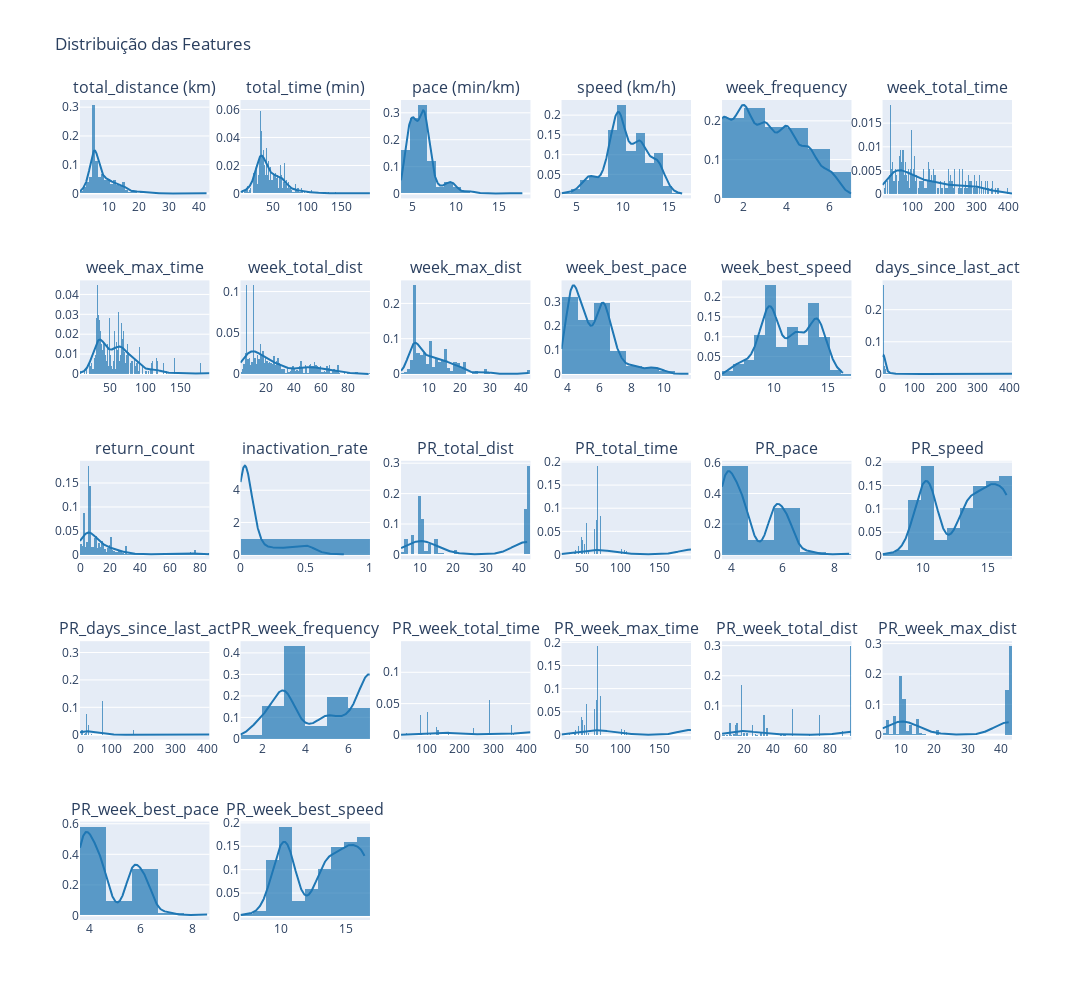

Notebook cell for this chart:
### Markdown cell above
#### Análise da distribuição das features por meio de Histogramas (Para ver se há Distribuição Normal)

### Code cell
features = df_athletes_activities_features.columns

# Criando a figura com 6 colunas e 5 linhas
fig = sp.make_subplots(rows=5, cols=6, subplot_titles=features)

# Adicionando a distribuição de cada feature ao subplot correspondente
for i, feature in enumerate(features, start=1):
    row = (i - 1) // 6 + 1
    col = (i - 1) % 6 + 1
    
    # Criando o histograma com linha de densidade (KDE)
    hist = ff.create_distplot([df_athletes_activities_features[feature]], group_labels=[feature], show_hist=True, show_rug=False)
    
    for trace in hist['data']:
        fig.add_trace(trace, row=row, col=col)

# Ajustando o layout
fig.update_layout(height=1000, width=1600, title_text="Distribuição das Features", showlegend=False)

# Mostrando a figura
fig.show()

### Figure 1 — Plotly figure (JSON) as saved in the notebook; plotly's stock layout.template omitted (floating-point values rounded to 4 significant figures; data arrays with more than 128 entries replaced by an {"elided": "..."} marker saying what was removed)
{"data": [{"autobinx": false, "histnorm": "probability density", "legendgroup": "total_distance (km)", "marker": {"color": "rgb(31, 119, 180)"}, "name": "total_distance (km)", "opacity": 0.7, "type": "histogram", "x": {"elided": "744 float values"}, "xaxis": "x", "xbins": {"end": 42.46, "size": 1, "start": 0.34}, "yaxis": "y"}, {"legendgroup": "total_distance (km)", "marker": {"color": "rgb(31, 119, 180)"}, "mode": "lines", "name": "total_distance (km)", "showlegend": false, "type": "scatter", "x": {"elided": "500 float values"}, "xaxis": "x", "y": {"elided": "500 float values"}, "yaxis": "y"}, {"autobinx": false, "histnorm": "probability density", "legendgroup": "total_time (min)", "marker": {"color": "rgb(31, 119, 180)"}, "name": "total_time (min)", "opacity": 0.7, "type": "histogram", "x": {"elided": "744 int values"}, "xaxis": "x2", "xbins": {"end": 192, "size": 1, "start": 2}, "yaxis": "y2"}, {"legendgroup": "total_time (min)", "marker": {"color": "rgb(31, 119, 180)"}, "mode": "lines", "name": "total_time (min)", "showlegend": false, "type": "scatter", "x": {"elided": "500 float values"}, "xaxis": "x2", "y": {"elided": "500 float values"}, "yaxis": "y2"}, {"autobinx": false, "histnorm": "probability density", "legendgroup": "pace (min/km)", "marker": {"color": "rgb(31, 119, 180)"}, "name": "pace (min/km)", "opacity": 0.7, "type": "histogram", "x": {"elided": "744 float values"}, "xaxis": "x3", "xbins": {"end": 17.74, "size": 1, "start": 3.65}, "yaxis": "y3"}, {"legendgroup": "pace (min/km)", "marker": {"color": "rgb(31, 119, 180)"}, "mode": "lines", "name": "pace (min/km)", "showlegend": false, "type": "scatter", "x": {"elided": "500 float values"}, "xaxis": "x3", "y": {"elided": "500 float values"}, "yaxis": "y3"}, {"autobinx": false, "histnorm": "probability density", "legendgroup": "speed (km/h)", "marker": {"color": "rgb(31, 119, 180)"}, "name": "speed (km/h)", "opacity": 0.7, "type": "histogram", "x": {"elided": "744 float values"}, "xaxis": "x4", "xbins": {"end": 16.45, "size": 1, "start": 3.38}, "yaxis": "y4"}, {"legendgroup": "speed (km/h)", "marker": {"color": "rgb(31, 119, 180)"}, "mode": "lines", "name": "speed (km/h)", "showlegend": false, "type": "scatter", "x": {"elided": "500 float values"}, "xaxis": "x4", "y": {"elided": "500 float values"}, "yaxis": "y4"}, {"autobinx": false, "histnorm": "probability density", "legendgroup": "week_frequency", "marker": {"color": "rgb(31, 119, 180)"}, "name": "week_frequency", "opacity": 0.7, "type": "histogram", "x": {"elided": "744 int values"}, "xaxis": "x5", "xbins": {"end": 7, "size": 1, "start": 1}, "yaxis": "y5"}, {"legendgroup": "week_frequency", "marker": {"color": "rgb(31, 119, 180)"}, "mode": "lines", "name": "week_frequency", "showlegend": false, "type": "scatter", "x": {"elided": "500 float values"}, "xaxis": "x5", "y": {"elided": "500 float values"}, "yaxis": "y5"}, {"autobinx": false, "histnorm": "probability density", "legendgroup": "week_total_time", "marker": {"color": "rgb(31, 119, 180)"}, "name": "week_total_time", "opacity": 0.7, "type": "histogram", "x": {"elided": "744 int values"}, "xaxis": "x6", "xbins": {"end": 413, "size": 1, "start": 7}, "yaxis": "y6"}, {"legendgroup": "week_total_time", "marker": {"color": "rgb(31, 119, 180)"}, "mode": "lines", "name": "week_total_time", "showlegend": false, "type": "scatter", "x": {"elided": "500 float values"}, "xaxis": "x6", "y": {"elided": "500 float values"}, "yaxis": "y6"}, {"autobinx": false, "histnorm": "probability density", "legendgroup": "week_max_time", "marker": {"color": "rgb(31, 119, 180)"}, "name": "week_max_time", "opacity": 0.7, "type": "histogram", "x": {"elided": "744 int values"}, "xaxis": "x7", "xbins": {"end": 192, "size": 1, "start": 7}, "yaxis": "y7"}, {"legendgroup": "week_max_time", "marker": {"color": "rgb(31, 119, 180)"}, "mode": "lines", "name": "week_max_time", "showlegend": false, "type": "scatter", "x": {"elided": "500 float values"}, "xaxis": "x7", "y": {"elided": "500 float values"}, "yaxis": "y7"}, {"autobinx": false, "histnorm": "probability density", "legendgroup": "week_total_dist", "marker": {"color": "rgb(31, 119, 180)"}, "name": "week_total_dist", "opacity": 0.7, "type": "histogram", "x": {"elided": "744 float values"}, "xaxis": "x8", "xbins": {"end": 95.22, "size": 1, "start": 0.99}, "yaxis": "y8"}, {"legendgroup": "week_total_dist", "marker": {"color": "rgb(31, 119, 180)"}, "mode": "lines", "name": "week_total_dist", "showlegend": false, "type": "scatter", "x": {"elided": "500 float values"}, "xaxis": "x8", "y": {"elided": "500 float values"}, "yaxis": "y8"}, {"autobinx": false, "histnorm": "probability density", "legendgroup": "week_max_dist", "marker": {"color": "rgb(31, 119, 180)"}, "name": "week_max_dist", "opacity": 0.7, "type": "histogram", "x": {"elided": "744 float values"}, "xaxis": "x9", "xbins": {"end": 42.46, "size": 1, "start": 0.99}, "yaxis": "y9"}, {"legendgroup": "week_max_dist", "marker": {"color": "rgb(31, 119, 180)"}, "mode": "lines", "name": "week_max_dist", "showlegend": false, "type": "scatter", "x": {"elided": "500 float values"}, "xaxis": "x9", "y": {"elided": "500 float values"}, "yaxis": "y9"}, {"autobinx": false, "histnorm": "probability density", "legendgroup": "week_best_pace", "marker": {"color": "rgb(31, 119, 180)"}, "name": "week_best_pace", "opacity": 0.7, "type": "histogram", "x": {"elided": "744 float values"}, "xaxis": "x10", "xbins": {"end": 11.51, "size": 1, "start": 3.65}, "yaxis": "y10"}, {"legendgroup": "week_best_pace", "marker": {"color": "rgb(31, 119, 180)"}, "mode": "lines", "name": "week_best_pace", "showlegend": false, "type": "scatter", "x": {"elided": "500 float values"}, "xaxis": "x10", "y": {"elided": "500 float values"}, "yaxis": "y10"}, {"autobinx": false, "histnorm": "probability density", "legendgroup": "week_best_speed", "marker": {"color": "rgb(31, 119, 180)"}, "name": "week_best_speed", "opacity": 0.7, "type": "histogram", "x": {"elided": "744 float values"}, "xaxis": "x11", "xbins": {"end": 16.45, "size": 1, "start": 5.21}, "yaxis": "y11"}, {"legendgroup": "week_best_speed", "marker": {"color": "rgb(31, 119, 180)"}, "mode": "lines", "name": "week_best_speed", "showlegend": false, "type": "scatter", "x": {"elided": "500 float values"}, "xaxis": "x11", "y": {"elided": "500 float values"}, "yaxis": "y11"}, {"autobinx": false, "histnorm": "probability density", "legendgroup": "days_since_last_act", "marker": {"color": "rgb(31, 119, 180)"}, "name": "days_since_last_act", "opacity": 0.7, "type": "histogram", "x": {"elided": "744 int values"}, "xaxis": "x12", "xbins": {"end": 408, "size": 1, "start": 0}, "yaxis": "y12"}, {"legendgroup": "days_since_last_act", "marker": {"color": "rgb(31, 119, 180)"}, "mode": "lines", "name": "days_since_last_act", "showlegend": false, "type": "scatter", "x": {"elided": "500 float values"}, "xaxis": "x12", "y": {"elided": "500 float values"}, "yaxis": "y12"}, {"autobinx": false, "histnorm": "probability density", "legendgroup": "return_count", "marker": {"color": "rgb(31, 119, 180)"}, "name": "return_count", "opacity": 0.7, "type": "histogram", "x": {"elided": "744 int values"}, "xaxis": "x13", "xbins": {"end": 86, "size": 1, "start": 0}, "yaxis": "y13"}, {"legendgroup": "return_count", "marker": {"color": "rgb(31, 119, 180)"}, "mode": "lines", "name": "return_count", "showlegend": false, "type": "scatter", "x": {"elided": "500 float values"}, "xaxis": "x13", "y": {"elided": "500 float values"}, "yaxis": "y13"}, {"autobinx": false, "histnorm": "probability density", "legendgroup": "inactivation_rate", "marker": {"color": "rgb(31, 119, 180)"}, "name": "inactivation_rate", "opacity": 0.7, "type": "histogram", "x": {"elided": "744 float values"}, "xaxis": "x14", "xbins": {"end": 0.8, "size": 1, "start": 0}, "yaxis": "y14"}, {"legendgroup": "inactivation_rate", "marker": {"color": "rgb(31, 119, 180)"}, "mode": "lines", "name": "inactivation_rate", "showlegend": false, "type": "scatter", "x": {"elided": "500 float values"}, "xaxis": "x14", "y": {"elided": "500 float values"}, "yaxis": "y14"}, {"autobinx": false, "histnorm": "probability density", "legendgroup": "PR_total_dist", "marker": {"color": "rgb(31, 119, 180)"}, "name": "PR_total_dist", "opacity": 0.7, "type": "histogram", "x": {"elided": "744 float values"}, "xaxis": "x15", "xbins": {"end": 42.46, "size": 1, "start": 4.38}, "yaxis": "y15"}, {"legendgroup": "PR_total_dist", "marker": {"color": "rgb(31, 119, 180)"}, "mode": "lines", "name": "PR_total_dist", "showlegend": false, "type": "scatter", "x": {"elided": "500 float values"}, "xaxis": "x15", "y": {"elided": "500 float values"}, "yaxis": "y15"}, {"autobinx": false, "histnorm": "probability density", "legendgroup": "PR_total_time", "marker": {"color": "rgb(31, 119, 180)"}, "name": "PR_total_time", "opacity": 0.7, "type": "histogram", "x": {"elided": "744 int values"}, "xaxis": "x16", "xbins": {"end": 192, "size": 1, "start": 23}, "yaxis": "y16"}, {"legendgroup": "PR_total_time", "marker": {"color": "rgb(31, 119, 180)"}, "mode": "lines", "name": "PR_total_time", "showlegend": false, "type": "scatter", "x": {"elided": "500 float values"}, "xaxis": "x16", "y": {"elided": "500 float values"}, "yaxis": "y16"}, {"autobinx": false, "histnorm": "probability density", "legendgroup": "PR_pace", "marker": {"color": "rgb(31, 119, 180)"}, "name": "PR_pace", "opacity": 0.7, "type": "histogram", "x": {"elided": "744 float values"}, "xaxis": "x17", "xbins": {"end": 8.57, "size": 1, "start": 3.65}, "yaxis": "y17"}, {"legendgroup": "PR_pace", "marker": {"color": "rgb(31, 119, 180)"}, "mode": "lines", "name": "PR_pace", "showlegend": false, "type": "scatter", "x": {"elided": "500 float values"}, "xaxis": "x17", "y": {"elided": "500 float values"}, "yaxis": "y17"}, {"autobinx": false, "histnorm": "probability density", "legendgroup": "PR_speed", "marker": {"color": "rgb(31, 119, 180)"}, "name": "PR_speed", "opacity": 0.7, "type": "histogram", "x": {"elided": "744 float values"}, "xaxis": "x18", "xbins": {"end": 16.45, "size": 1, "start": 6.86}, "yaxis": "y18"}, {"legendgroup": "PR_speed", "marker": {"color": "rgb(31, 119, 180)"}, "mode": "lines", "name": "PR_speed", "showlegend": false, "type": "scatter", "x": {"elided": "500 float values"}, "xaxis": "x18", "y": {"elided": "500 float values"}, "yaxis": "y18"}, {"autobinx": false, "histnorm": "probability density", "legendgroup": "PR_days_since_last_act", "marker": {"color": "rgb(31, 119, 180)"}, "name": "PR_days_since_last_act", "opacity": 0.7, "type": "histogram", "x": {"elided": "744 int values"}, "xaxis": "x19", "xbins": {"end": 408, "size": 1, "start": 0}, "yaxis": "y19"}, {"legendgroup": "PR_days_since_last_act", "marker": {"color": "rgb(31, 119, 180)"}, "mode": "lines", "name": "PR_days_since_last_act", "showlegend": false, "type": "scatter", "x": {"elided": "500 float values"}, "xaxis": "x19", "y": {"elided": "500 float values"}, "yaxis": "y19"}, {"autobinx": false, "histnorm": "probability density", "legendgroup": "PR_week_frequency", "marker": {"color": "rgb(31, 119, 180)"}, "name": "PR_week_frequency", "opacity": 0.7, "type": "histogram", "x": {"elided": "744 int values"}, "xaxis": "x20", "xbins": {"end": 7, "size": 1, "start": 1}, "yaxis": "y20"}, {"legendgroup": "PR_week_frequency", "marker": {"color": "rgb(31, 119, 180)"}, "mode": "lines", "name": "PR_week_frequency", "showlegend": false, "type": "scatter", "x": {"elided": "500 float values"}, "xaxis": "x20", "y": {"elided": "500 float values"}, "yaxis": "y20"}, {"autobinx": false, "histnorm": "probability density", "legendgroup": "PR_week_total_time", "marker": {"color": "rgb(31, 119, 180)"}, "name": "PR_week_total_time", "opacity": 0.7, "type": "histogram", "x": {"elided": "744 int values"}, "xaxis": "x21", "xbins": {"end": 413, "size": 1, "start": 23}, "yaxis": "y21"}, {"legendgroup": "PR_week_total_time", "marker": {"color": "rgb(31, 119, 180)"}, "mode": "lines", "name": "PR_week_total_time", "showlegend": false, "type": "scatter", "x": {"elided": "500 float values"}, "xaxis": "x21", "y": {"elided": "500 float values"}, "yaxis": "y21"}, {"autobinx": false, "histnorm": "probability density", "legendgroup": "PR_week_max_time", "marker": {"color": "rgb(31, 119, 180)"}, "name": "PR_week_max_time", "opacity": 0.7, "type": "histogram", "x": {"elided": "744 int values"}, "xaxis": "x22", "xbins": {"end": 192, "size": 1, "start": 23}, "yaxis": "y22"}, {"legendgroup": "PR_week_max_time", "marker": {"color": "rgb(31, 119, 180)"}, "mode": "lines", "name": "PR_week_max_time", "showlegend": false, "type": "scatter", "x": {"elided": "500 float values"}, "xaxis": "x22", "y": {"elided": "500 float values"}, "yaxis": "y22"}, {"autobinx": false, "histnorm": "probability density", "legendgroup": "PR_week_total_dist", "marker": {"color": "rgb(31, 119, 180)"}, "name": "PR_week_total_dist", "opacity": 0.7, "type": "histogram", "x": {"elided": "744 float values"}, "xaxis": "x23", "xbins": {"end": 95.22, "size": 1, "start": 4.38}, "yaxis": "y23"}, {"legendgroup": "PR_week_total_dist", "marker": {"color": "rgb(31, 119, 180)"}, "mode": "lines", "name": "PR_week_total_dist", "showlegend": false, "type": "scatter", "x": {"elided": "500 float values"}, "xaxis": "x23", "y": {"elided": "500 float values"}, "yaxis": "y23"}, {"autobinx": false, "histnorm": "probability density", "legendgroup": "PR_week_max_dist", "marker": {"color": "rgb(31, 119, 180)"}, "name": "PR_week_max_dist", "opacity": 0.7, "type": "histogram", "x": {"elided": "744 float values"}, "xaxis": "x24", "xbins": {"end": 42.46, "size": 1, "start": 4.38}, "yaxis": "y24"}, {"legendgroup": "PR_week_max_dist", "marker": {"color": "rgb(31, 119, 180)"}, "mode": "lines", "name": "PR_week_max_dist", "showlegend": false, "type": "scatter", "x": {"elided": "500 float values"}, "xaxis": "x24", "y": {"elided": "500 float values"}, "yaxis": "y24"}, {"autobinx": false, "histnorm": "probability density", "legendgroup": "PR_week_best_pace", "marker": {"color": "rgb(31, 119, 180)"}, "name": "PR_week_best_pace", "opacity": 0.7, "type": "histogram", "x": {"elided": "744 float values"}, "xaxis": "x25", "xbins": {"end": 8.57, "size": 1, "start": 3.65}, "yaxis": "y25"}, {"legendgroup": "PR_week_best_pace", "marker": {"color": "rgb(31, 119, 180)"}, "mode": "lines", "name": "PR_week_best_pace", "showlegend": false, "type": "scatter", "x": {"elided": "500 float values"}, "xaxis": "x25", "y": {"elided": "500 float values"}, "yaxis": "y25"}, {"autobinx": false, "histnorm": "probability density", "legendgroup": "PR_week_best_speed", "marker": {"color": "rgb(31, 119, 180)"}, "name": "PR_week_best_speed", "opacity": 0.7, "type": "histogram", "x": {"elided": "744 float values"}, "xaxis": "x26", "xbins": {"end": 16.45, "size": 1, "start": 6.86}, "yaxis": "y26"}, {"legendgroup": "PR_week_best_speed", "marker": {"color": "rgb(31, 119, 180)"}, "mode": "lines", "name": "PR_week_best_speed", "showlegend": false, "type": "scatter", "x": {"elided": "500 float values"}, "xaxis": "x26", "y": {"elided": "500 float values"}, "yaxis": "y26"}], "layout": {"annotations": [{"font": {"size": 16}, "showarrow": false, "text": "total_distance (km)", "x": 0.06944, "xanchor": "center", "xref": "paper", "y": 1, "yanchor": "bottom", "yref": "paper"}, {"font": {"size": 16}, "showarrow": false, "text": "total_time (min)", "x": 0.2417, "xanchor": "center", "xref": "paper", "y": 1, "yanchor": "bottom", "yref": "paper"}, {"font": {"size": 16}, "showarrow": false, "text": "pace (min/km)", "x": 0.4139, "xanchor": "center", "xref": "paper", "y": 1, "yanchor": "bottom", "yref": "paper"}, {"font": {"size": 16}, "showarrow": false, "text": "speed (km/h)", "x": 0.5861, "xanchor": "center", "xref": "paper", "y": 1, "yanchor": "bottom", "yref": "paper"}, {"font": {"size": 16}, "showarrow": false, "text": "week_frequency", "x": 0.7583, "xanchor": "center", "xref": "paper", "y": 1, "yanchor": "bottom", "yref": "paper"}, {"font": {"size": 16}, "showarrow": false, "text": "week_total_time", "x": 0.9306, "xanchor": "center", "xref": "paper", "y": 1, "yanchor": "bottom", "yref": "paper"}, {"font": {"size": 16}, "showarrow": false, "text": "week_max_time", "x": 0.06944, "xanchor": "center", "xref": "paper", "y": 0.78, "yanchor": "bottom", "yref": "paper"}, {"font": {"size": 16}, "showarrow": false, "text": "week_total_dist", "x": 0.2417, "xanchor": "center", "xref": "paper", "y": 0.78, "yanchor": "bottom", "yref": "paper"}, {"font": {"size": 16}, "showarrow": false, "text": "week_max_dist", "x": 0.4139, "xanchor": "center", "xref": "paper", "y": 0.78, "yanchor": "bottom", "yref": "paper"}, {"font": {"size": 16}, "showarrow": false, "text": "week_best_pace", "x": 0.5861, "xanchor": "center", "xref": "paper", "y": 0.78, "yanchor": "bottom", "yref": "paper"}, {"font": {"size": 16}, "showarrow": false, "text": "week_best_speed", "x": 0.7583, "xanchor": "center", "xref": "paper", "y": 0.78, "yanchor": "bottom", "yref": "paper"}, {"font": {"size": 16}, "showarrow": false, "text": "days_since_last_act", "x": 0.9306, "xanchor": "center", "xref": "paper", "y": 0.78, "yanchor": "bottom", "yref": "paper"}, {"font": {"size": 16}, "showarrow": false, "text": "return_count", "x": 0.06944, "xanchor": "center", "xref": "paper", "y": 0.56, "yanchor": "bottom", "yref": "paper"}, {"font": {"size": 16}, "showarrow": false, "text": "inactivation_rate", "x": 0.2417, "xanchor": "center", "xref": "paper", "y": 0.56, "yanchor": "bottom", "yref": "paper"}, {"font": {"size": 16}, "showarrow": false, "text": "PR_total_dist", "x": 0.4139, "xanchor": "center", "xref": "paper", "y": 0.56, "yanchor": "bottom", "yref": "paper"}, {"font": {"size": 16}, "showarrow": false, "text": "PR_total_time", "x": 0.5861, "xanchor": "center", "xref": "paper", "y": 0.56, "yanchor": "bottom", "yref": "paper"}, {"font": {"size": 16}, "showarrow": false, "text": "PR_pace", "x": 0.7583, "xanchor": "center", "xref": "paper", "y": 0.56, "yanchor": "bottom", "yref": "paper"}, {"font": {"size": 16}, "showarrow": false, "text": "PR_speed", "x": 0.9306, "xanchor": "center", "xref": "paper", "y": 0.56, "yanchor": "bottom", "yref": "paper"}, {"font": {"size": 16}, "showarrow": false, "text": "PR_days_since_last_act", "x": 0.06944, "xanchor": "center", "xref": "paper", "y": 0.34, "yanchor": "bottom", "yref": "paper"}, {"font": {"size": 16}, "showarrow": false, "text": "PR_week_frequency", "x": 0.2417, "xanchor": "center", "xref": "paper", "y": 0.34, "yanchor": "bottom", "yref": "paper"}, {"font": {"size": 16}, "showarrow": false, "text": "PR_week_total_time", "x": 0.4139, "xanchor": "center", "xref": "paper", "y": 0.34, "yanchor": "bottom", "yref": "paper"}, {"font": {"size": 16}, "showarrow": false, "text": "PR_week_max_time", "x": 0.5861, "xanchor": "center", "xref": "paper", "y": 0.34, "yanchor": "bottom", "yref": "paper"}, {"font": {"size": 16}, "showarrow": false, "text": "PR_week_total_dist", "x": 0.7583, "xanchor": "center", "xref": "paper", "y": 0.34, "yanchor": "bottom", "yref": "paper"}, {"font": {"size": 16}, "showarrow": false, "text": "PR_week_max_dist", "x": 0.9306, "xanchor": "center", "xref": "paper", "y": 0.34, "yanchor": "bottom", "yref": "paper"}, {"font": {"size": 16}, "showarrow": false, "text": "PR_week_best_pace", "x": 0.06944, "xanchor": "center", "xref": "paper", "y": 0.12, "yanchor": "bottom", "yref": "paper"}, {"font": {"size": 16}, "showarrow": false, "text": "PR_week_best_speed", "x": 0.2417, "xanchor": "center", "xref": "paper", "y": 0.12, "yanchor": "bottom", "yref": "paper"}], "height": 1000, "showlegend": false, "title": {"text": "Distribuição das Features"}, "width": 1600, "xaxis": {"anchor": "y", "domain": [0, 0.1389]}, "xaxis10": {"anchor": "y10", "domain": [0.5167, 0.6556]}, "xaxis11": {"anchor": "y11", "domain": [0.6889, 0.8278]}, "xaxis12": {"anchor": "y12", "domain": [0.8611, 1]}, "xaxis13": {"anchor": "y13", "domain": [0, 0.1389]}, "xaxis14": {"anchor": "y14", "domain": [0.1722, 0.3111]}, "xaxis15": {"anchor": "y15", "domain": [0.3444, 0.4833]}, "xaxis16": {"anchor": "y16", "domain": [0.5167, 0.6556]}, "xaxis17": {"anchor": "y17", "domain": [0.6889, 0.8278]}, "xaxis18": {"anchor": "y18", "domain": [0.8611, 1]}, "xaxis19": {"anchor": "y19", "domain": [0, 0.1389]}, "xaxis2": {"anchor": "y2", "domain": [0.1722, 0.3111]}, "xaxis20": {"anchor": "y20", "domain": [0.1722, 0.3111]}, "xaxis21": {"anchor": "y21", "domain": [0.3444, 0.4833]}, "xaxis22": {"anchor": "y22", "domain": [0.5167, 0.6556]}, "xaxis23": {"anchor": "y23", "domain": [0.6889, 0.8278]}, "xaxis24": {"anchor": "y24", "domain": [0.8611, 1]}, "xaxis25": {"anchor": "y25", "domain": [0, 0.1389]}, "xaxis26": {"anchor": "y26", "domain": [0.1722, 0.3111]}, "xaxis27": {"anchor": "y27", "domain": [0.3444, 0.4833]}, "xaxis28": {"anchor": "y28", "domain": [0.5167, 0.6556]}, "xaxis29": {"anchor": "y29", "domain": [0.6889, 0.8278]}, "xaxis3": {"anchor": "y3", "domain": [0.3444, 0.4833]}, "xaxis30": {"anchor": "y30", "domain": [0.8611, 1]}, "xaxis4": {"anchor": "y4", "domain": [0.5167, 0.6556]}, "xaxis5": {"anchor": "y5", "domain": [0.6889, 0.8278]}, "xaxis6": {"anchor": "y6", "domain": [0.8611, 1]}, "xaxis7": {"anchor": "y7", "domain": [0, 0.1389]}, "xaxis8": {"anchor": "y8", "domain": [0.1722, 0.3111]}, "xaxis9": {"anchor": "y9", "domain": [0.3444, 0.4833]}, "yaxis": {"anchor": "x", "domain": [0.88, 1]}, "yaxis10": {"anchor": "x10", "domain": [0.66, 0.78]}, "yaxis11": {"anchor": "x11", "domain": [0.66, 0.78]}, "yaxis12": {"anchor": "x12", "domain": [0.66, 0.78]}, "yaxis13": {"anchor": "x13", "domain": [0.44, 0.56]}, "yaxis14": {"anchor": "x14", "domain": [0.44, 0.56]}, "yaxis15": {"anchor": "x15", "domain": [0.44, 0.56]}, "yaxis16": {"anchor": "x16", "domain": [0.44, 0.56]}, "yaxis17": {"anchor": "x17", "domain": [0.44, 0.56]}, "yaxis18": {"anchor": "x18", "domain": [0.44, 0.56]}, "yaxis19": {"anchor": "x19", "domain": [0.22, 0.34]}, "yaxis2": {"anchor": "x2", "domain": [0.88, 1]}, "yaxis20": {"anchor": "x20", "domain": [0.22, 0.34]}, "yaxis21": {"anchor": "x21", "domain": [0.22, 0.34]}, "yaxis22": {"anchor": "x22", "domain": [0.22, 0.34]}, "yaxis23": {"anchor": "x23", "domain": [0.22, 0.34]}, "yaxis24": {"anchor": "x24", "domain": [0.22, 0.34]}, "yaxis25": {"anchor": "x25", "domain": [0, 0.12]}, "yaxis26": {"anchor": "x26", "domain": [0, 0.12]}, "yaxis27": {"anchor": "x27", "domain": [0, 0.12]}, "yaxis28": {"anchor": "x28", "domain": [0, 0.12]}, "yaxis29": {"anchor": "x29", "domain": [0, 0.12]}, "yaxis3": {"anchor": "x3", "domain": [0.88, 1]}, "yaxis30": {"anchor": "x30", "domain": [0, 0.12]}, "yaxis4": {"anchor": "x4", "domain": [0.88, 1]}, "yaxis5": {"anchor": "x5", "domain": [0.88, 1]}, "yaxis6": {"anchor": "x6", "domain": [0.88, 1]}, "yaxis7": {"anchor": "x7", "domain": [0.66, 0.78]}, "yaxis8": {"anchor": "x8", "domain": [0.66, 0.78]}, "yaxis9": {"anchor": "x9", "domain": [0.66, 0.78]}}}
